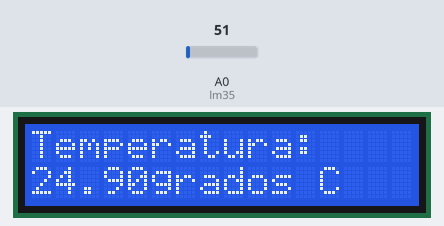
Simulated run of this sketch. Board: Arduino Uno, built with avr-gcc and run on an emulated ATmega328P. Shown: 16×2 character LCD. The test bench sets the inputs (shaded band); at power-on: A0 (lm35) = 51.

Above: at 1.2 s.
1.3 s: A0 (lm35) set to 61
At 2.5 s:
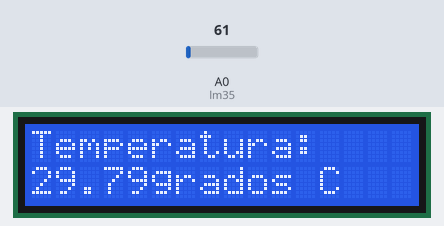
3.5 s: A0 (lm35) set to 71
At 4.7 s:
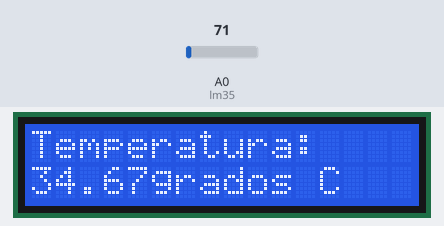
5.6 s: A0 (lm35) set to 86
At 6.9 s:
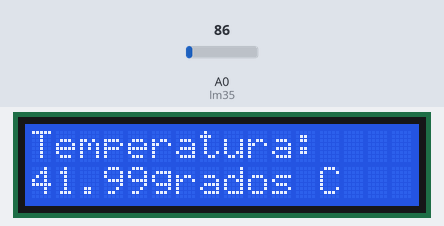
Timing chart, 0 to 8.6 s (numbered marks = the images above; inputs shaded):
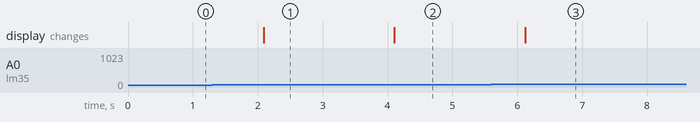

The sketch:

sketch_jan9a.ino
```cpp
#include <LiquidCrystal.h>

float temperatura ;
int lm35 =0;

LiquidCrystal lcd(13,12,11,10,9,8);

void setup() {
  lcd.begin (16,2);
}

void loop (){
  temperatura = analogRead(lm35);
  temperatura = (temperatura *5/1024) / 0.01;

lcd.clear();
  lcd.home();
  lcd.print("Temperatura:");
  lcd.setCursor(0,1);
  lcd.print(temperatura);
  lcd.print("grados C");
  Serial.println(temperatura);
  delay(1000);
}
```

Measured:
- after the input at 1.3 s, the display: changes after 0.79 s (image 1)
- after the input at 3.5 s, the display: changes after 0.61 s (image 2)
- after the input at 5.6 s, the display: changes after 0.52 s (image 3)
